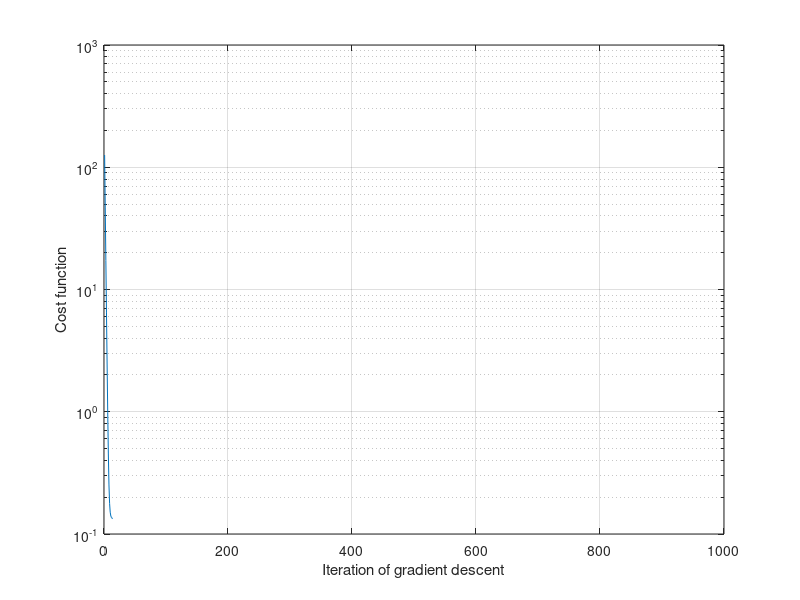
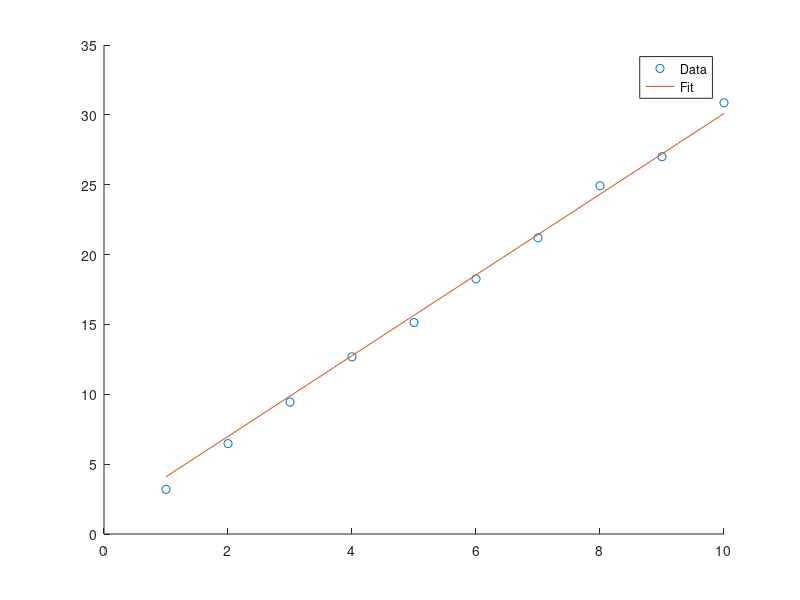

Write the MATLAB code that produced these figures, in order.
function linearregression

% data
x = 1:10;
m = length(x);
y = 3 * x + rand(1, length(x));

% model
theta = rand(2,1);  % parameter vector, start random
h = @(theta,x) theta(1) + theta(2) * x;  % the model to fit
dh = @(theta,x) [ones(1,m); x];  % differental of the model. Element dh(i,j) = dh(theta,x_j)/dtheta_i

% do gradient descent
alpha = 0.0001;  % learning rate
n = 1000;
lastJ = NaN;
threshold = 0.01;
converged = 0;
Js = zeros(n,1);
display('Starting gradient descent:');
for i=1:n
    [J,dJ] = costFunction(theta, h, dh, x, y);
    Js(i) = J;
    
    % update
    theta = theta - alpha * dJ;
    
    if ~isnan(lastJ)
        pdiff = (J - lastJ) / J;
        display(sprintf('Change by %+.2f%%', pdiff*100));
        if abs(pdiff) < threshold
            converged = 1;
            break;
        end
    end
    
    lastJ = J;
end

figure;
semilogy(1:n,Js);
xlabel('Iteration of gradient descent');
ylabel('Cost function');
grid on;

switch converged
    case 0
        display('Didn''t converge after 1000 runs');
    case 1
        display('Converged!');
end

if converged
    figure;
    hold on;
    plot(x,y,'o');
    plot(x, h(theta,x));
    legend('Data', 'Fit');
end

end

function [J, dJ] = costFunction(theta, h, dh, x, y)

% J = (1/2m) * sum((h(x_i) - y_i)^2, i)
% dJ/dt_j = (1/2m) * sum( 2*(dh(x_i,i)/dt_j) * (h(x_i) - y_i), i)
m = length(y);
mt = length(theta);
diffs = (h(theta, x) - y);
J = sum(diffs.^2) / (2*m);
dJ = (1/2*m) * sum( 2.*dh(theta,x).*repmat(diffs, [mt 1]), 2);
end